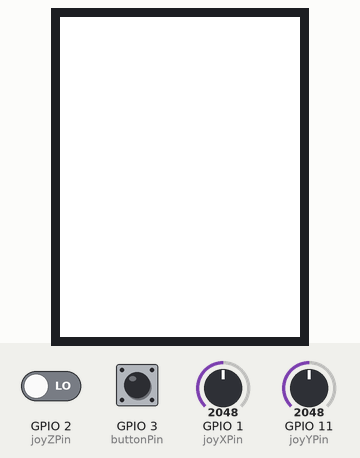
Recording of a sketch running on a simulated ESP32. Parts: 240×320 colour display. The test bench sets the inputs (shaded band); at power-on: GPIO 11 (joyYPin) = 2048, GPIO 1 (joyXPin) = 2048, GPIO 2 (joyZPin) LOW, GPIO 3 (buttonPin) HIGH. A WiFi scan finds three made-up networks; what the sketch prints to the serial monitor is not drawn.

Above: at 3.4 s.
3.5 s: GPIO 11 (joyYPin) set to 3040
At 3.52 s:
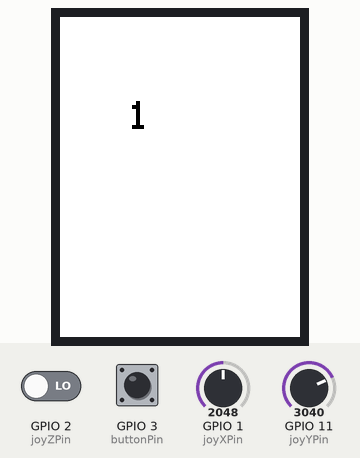
5.0 s: GPIO 11 (joyYPin) set to 2960
At 5.01 s:
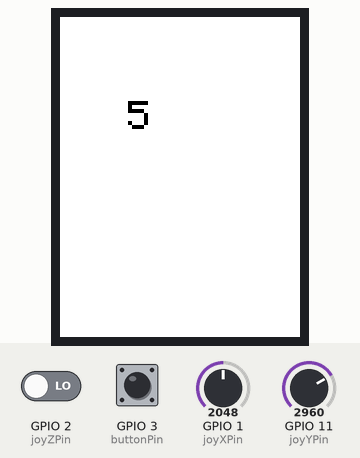
6.5 s: GPIO 1 (joyXPin) set to 960
At 6.51 s:
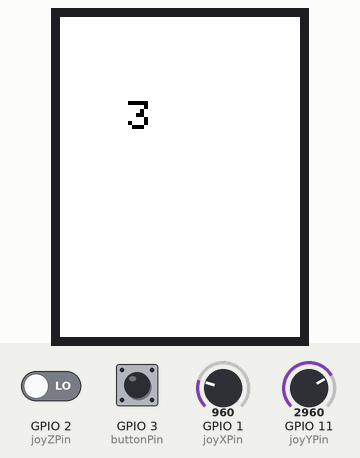
Timing chart, 0 to 9.5 s (numbered marks = the images above; inputs shaded):
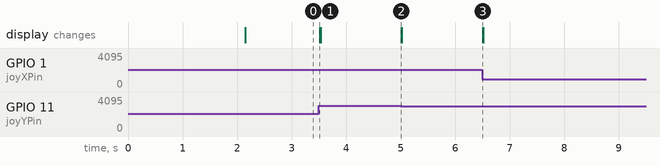

The sketch:

bluetooth_sender.ino
```cpp
#include <esp_now.h>
#include <WiFi.h>
#include <TFT_eSPI.h>

#define joyXPin 1
#define joyYPin 11
#define joyZPin 2

#define buttonPin 3

TFT_eSPI tft = TFT_eSPI();

#define CHANNEL 1

// This is all the data about the peer /
esp_now_peer_info_t slave;

// The all important data! /
uint8_t data = 0;

void setup() {
  tft.init();
  Serial.begin(115200);
  WiFi.mode(WIFI_STA);
  esp_now_init();
  esp_now_register_send_cb(OnDataSent);
  ScanForSlave(); // WiFi.macAddress()
  esp_now_add_peer(&slave);

  // pinMode(joyXPin,INPUT_PULLUP);
  // pinMode(joyYPin,INPUT_PULLUP);
  pinMode(joyZPin,INPUT);
  digitalWrite(joyZPin,HIGH);

  pinMode(buttonPin, INPUT_PULLUP);

  tft.fillScreen(TFT_WHITE);
  tft.setTextDatum(MC_DATUM);
  tft.setTextColor(TFT_BLACK);
  tft.setTextSize(4);
}

void loop() {
  Serial.print("X is :");
  Serial.print(String(analogRead(joyXPin)));
  Serial.println(" ");
  Serial.print("Y is: ");
  Serial.print(String(analogRead(joyYPin)));
  Serial.println(" ");
  Serial.print("Z is: ");
  Serial.print(String(digitalRead(joyZPin)));
  Serial.println(" ");
  Serial.print("ButtonPress is: ");
  Serial.print(String(digitalRead(buttonPin)));
  Serial.println(" ");
  Serial.println(" ");
  Serial.println(" ");
  tft.fillScreen(TFT_WHITE);

  if( analogRead(joyYPin) > 3000 )
  {
    data = 1;
  }else if( analogRead(joyYPin) < 1000)
  {
    data = 2;
  }
  else if( analogRead(joyXPin) < 1000 )
  {
    data = 3;
  }
  else if(digitalRead(buttonPin) == HIGH)
  {
    data = 5;
  }
  else if(digitalRead(joyZPin) == HIGH)
  {
    data = 6;
  }
  else if(analogRead(joyXPin) > 3000 && !digitalRead(joyZPin) == HIGH)
  {
    data = 4;
  }
  else
  {
    data = 0;
  }
  tft.drawString(String(data), 80, 100);
  esp_now_send(slave.peer_addr, &data, sizeof(data));
  delay(15);
}

// Scan for slaves in AP mode and ad as peer if found /
void ScanForSlave() {
  int8_t scanResults = WiFi.scanNetworks();

  for (int i = 0; i < scanResults; ++i) {
    String SSID = WiFi.SSID(i);
    String BSSIDstr = WiFi.BSSIDstr(i);

    if (SSID.indexOf("RX") == 0) {

      int mac[6];
      if ( 6 == sscanf(BSSIDstr.c_str(), "%x:%x:%x:%x:%x:%x",  &mac[0], &mac[1], &mac[2], &mac[3], &mac[4], &mac[5] ) ) {
        for (int ii = 0; ii < 6; ++ii ) {
          slave.peer_addr[ii] = (uint8_t) mac[ii];
        }
      }

      slave.channel = CHANNEL; // pick a channel
      slave.encrypt = 0; // no encryption
      break;
    }
  }
}

// callback when data is sent from Master to Slave /
void OnDataSent(const uint8_t *mac_addr, esp_now_send_status_t status) {
  // Serial.print("I sent my data -> ");
  // Serial.println(data);
}
```

Measured:
- after the input at 3.5 s, the display: changes at once (image 1)
- after the input at 5.0 s, the display: changes at once (image 2)
- after the input at 6.5 s, the display: changes at once (image 3)
